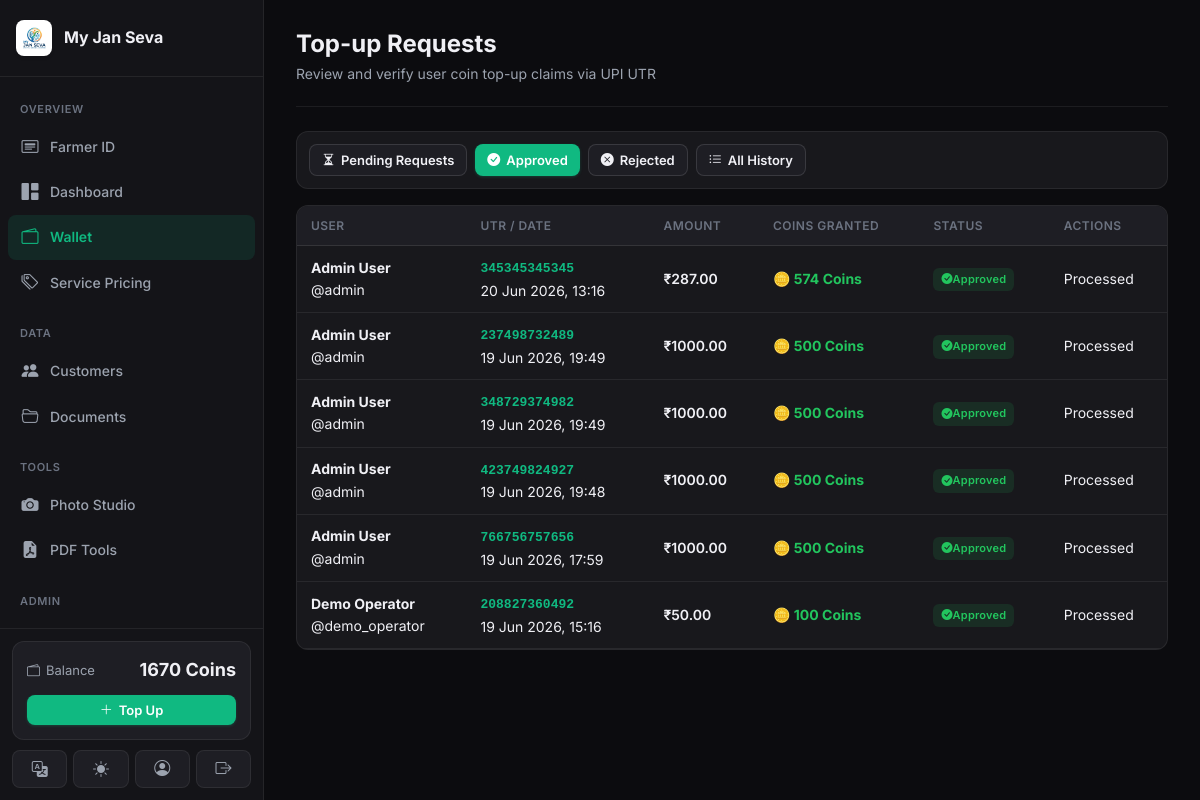
The page /wallet/admin/topups/?status=approved (signed in) on the database its author committed.
### apps/wallet/models.py (models this page shows, shortened)
class Wallet(models.Model):
    user = models.OneToOneField(settings.AUTH_USER_MODEL, on_delete=models.CASCADE, related_name='wallet')
    balance = models.DecimalField(max_digits=10, decimal_places=2, default=Decimal('0.00'))
    created_at = models.DateTimeField(auto_now_add=True)
    updated_at = models.DateTimeField(auto_now=True)

class TopUpRequest(models.Model):
    STATUS_CHOICES = [
        ('pending', 'Pending'),
        ('approved', 'Approved'),
        ('rejected', 'Rejected'),
    ]
    user = models.ForeignKey(settings.AUTH_USER_MODEL, on_delete=models.CASCADE, related_name='topup_requests')
    utr = models.CharField(max_length=12, unique=True)
    amount = models.DecimalField(max_digits=10, decimal_places=2)
    coins = models.PositiveIntegerField()
    status = models.CharField(max_length=10, choices=STATUS_CHOICES, default='pending')
    rejection_reason = models.TextField(blank=True, default='')
    created_at = models.DateTimeField(auto_now_add=True)
    updated_at = models.DateTimeField(auto_now=True)
    class Meta:
        ordering = ['-created_at']

### apps/accounts/models.py (models this page shows, shortened)
class CustomUser(AbstractUser):
    ROLE_CHOICES = [
        ('admin', 'Super Admin'),
        ('operator', 'Portal User / Operator'),
    ]
    role = models.CharField(max_length=20, choices=ROLE_CHOICES, default='operator')
    phone = models.CharField(max_length=15, blank=True)
    business_name = models.CharField(max_length=120, blank=True)
    city = models.CharField(max_length=80, blank=True)
    state = models.CharField(max_length=80, blank=True)
    address = models.TextField(blank=True)
    profile_photo = models.ImageField(upload_to='profiles/', blank=True, null=True)
    is_approved = models.BooleanField(default=True)
    created_at = models.DateTimeField(auto_now_add=True)
    updated_at = models.DateTimeField(auto_now=True)
    class Meta:
        verbose_name = 'User'
        verbose_name_plural = 'Users'
    @property
    def is_admin(self):
        return self.role == 'admin'

### apps/wallet/views.py (the view)
# urls.py: path('admin/topups/', views.admin_topup_requests, name='admin_topup_requests'),
@login_required
def admin_topup_requests(request):
    from django.core.exceptions import PermissionDenied
    if getattr(request.user, 'role', '') != 'admin':
        raise PermissionDenied("Only administrators can view this page.")
    status_filter = request.GET.get('status', 'pending')
    requests_query = TopUpRequest.objects.all().select_related('user')
    if status_filter != 'all':
        requests_query = requests_query.filter(status=status_filter)
    return render(request, 'wallet/admin_requests.html', {
        'page_title': 'Admin Top-up Requests',
        'topup_requests': requests_query,
        'current_filter': status_filter,
    })

### apps/core/context_processors.py (called while the page is built)
def site_settings(request):
    return {
        'SITE_NAME': 'My Jan Seva',
        'SITE_TAGLINE': 'Complete Document & ID Services Platform',
    }

### apps/pricing/context_processors.py (called while the page is built)
def service_prices(request):
    prices = cache.get('service_prices')
    if prices is None:
        prices = {s.slug: s for s in Service.objects.filter(is_active=True)}
        cache.set('service_prices', prices, 300)
    return {'service_prices': prices}

### apps/wallet/context_processors.py (called while the page is built)
def wallet_balance(request):
    if request.user.is_authenticated:
        try:
            balance = request.user.wallet.balance
        except Wallet.DoesNotExist:
            balance = 0
        return {'wallet_balance': balance}
    return {'wallet_balance': 0}

### templates/wallet/admin_requests.html (shortened to what this page needs)
{% extends "base.html" %}
{% block content %}
<div class="page-header">
  <div>
    <h1>Top-up Requests</h1>
    <div class="subtitle">Review and verify user coin top-up claims via UPI UTR</div>
  </div>
</div>
<div class="card mb-3" style="padding: 12px;">
  <div style="display: flex; gap: 8px; flex-wrap: wrap;">
    <a href="?status=pending" class="btn {% if current_filter == 'pending' %}btn-primary{% else %}btn-secondary{% endif %}" style="font-size: 13px; padding: 6px 12px;">
      <i class="bi bi-hourglass-split"></i> Pending Requests
    </a>
    <a href="?status=approved" class="btn {% if current_filter == 'approved' %}btn-primary{% else %}btn-secondary{% endif %}" style="font-size: 13px; padding: 6px 12px;">
      <i class="bi bi-check-circle-fill"></i> Approved
    </a>
    <a href="?status=rejected" class="btn {% if current_filter == 'rejected' %}btn-primary{% else %}btn-secondary{% endif %}" style="font-size: 13px; padding: 6px 12px;">
      <i class="bi bi-x-circle-fill"></i> Rejected
    </a>
    <a href="?status=all" class="btn {% if current_filter == 'all' %}btn-primary{% else %}btn-secondary{% endif %}" style="font-size: 13px; padding: 6px 12px;">
      <i class="bi bi-list-ul"></i> All History
    </a>
  </div>
</div>
<div class="card">
  {% if topup_requests %}
  <div class="table-wrapper">
    <table class="data-table">
      <thead>
        <tr>
          <th>User</th>
          <th>UTR / Date</th>
          <th>Amount</th>
          <th>Coins Granted</th>
          <th>Status</th>
          <th>Actions</th>
        </tr>
      </thead>
      <tbody>
        {% for r in topup_requests %}
        <tr>
          <td>
            <strong style="color:var(--text-primary);">{{ r.user.get_full_name|default:r.user.username }}</strong><br>
            <span class="text-xs text-secondary">@{{ r.user.username }}</span>
          </td>
          <td>
            <span style="font-family: monospace; font-size: 13px; font-weight: 600; color: var(--accent);">{{ r.utr }}</span><br>
            <span class="text-xs text-secondary">{{ r.created_at|date:"d M Y, H:i" }}</span>
          </td>
          <td style="font-weight: 600; color: var(--text-primary);">₹{{ r.amount }}</td>
          <td style="font-weight: 700; color: var(--success);">🪙 {{ r.coins }} Coins</td>
          <td>
            {% if r.status == 'pending' %}
              <span class="badge badge-warning"><i class="bi bi-hourglass-split"></i> Pending</span>
            {% elif r.status == 'approved' %}
              <span class="badge badge-success"><i class="bi bi-check-circle-fill"></i> Approved</span>
            {% endif %}
          </td>
          <td>
            {% if r.status == 'pending' %}
              <div class="d-flex gap-1">
                <a href="{% url 'wallet:admin_approve_topup' r.pk %}" class="btn btn-success btn-sm" style="padding: 4px 8px; font-size: 12px; display: inline-flex; align-items: center; gap: 4px;" onclick="return confirm('Approve this request and credit {{ r.coins }} coins to @{{ r.user.username }}?');">
                  <i class="bi bi-check-lg"></i> Approve
                </a>
                <button class="btn btn-danger btn-sm" style="padding: 4px 8px; font-size: 12px; display: inline-flex; align-items: center; gap: 4px;" onclick="openRejectionModal({{ r.pk }}, '{{ r.user.username }}', '{{ r.utr }}')">
                  <i class="bi bi-x-lg"></i> Reject
                </button>
              </div>
            {% else %}
              <span class="text-xs text-secondary">Processed</span>
            {% endif %}
          </td>
        </tr>
        {% endfor %}
      </tbody>
    </table>
  </div>
  {% else %}
  <div class="empty-state" style="padding: 40px;">
    <i class="bi bi-coin" style="font-size: 48px; color: var(--border);"></i>
    <p style="margin-top: 12px; color: var(--text-secondary);">No top-up requests found in this section.</p>
  </div>
  {% endif %}
</div>
{% endblock %}

### templates/base.html (shortened to what this page needs)
{% load static humanize %}
<!DOCTYPE html>
<html lang="en" data-theme="dark">
<head>
  <link rel="stylesheet" href="https://cdn.jsdelivr.net/npm/bootstrap-icons@1.11.3/font/bootstrap-icons.min.css">
  <link rel="stylesheet" href="{% static 'css/main.css' %}">
</head>
<body>
{% if user.is_authenticated %}
<div class="app-shell">
  <aside class="sidebar" id="sidebar">
    <div class="sidebar-top">
      <div class="sidebar-brand">
        <div class="sidebar-brand-icon" style="background: white; box-shadow: 0 2px 4px rgba(0,0,0,0.05);"><img src="{% static 'logo.png' %}" alt="Logo" style="width: 24px; height: 24px; object-fit: contain;"></div>
        <div class="sidebar-brand-text">
          <span class="sidebar-brand-name">My Jan Seva</span>
        </div>
      </div>
    </div>
    <nav class="sidebar-nav" id="sidebarNav">
      <div class="nav-group">
        <div class="nav-group-label">Overview</div>
        <a href="{% url 'id_cards:home' %}" class="nav-link {% if request.resolver_match.namespace == 'id_cards' %}active{% endif %}">
          <i class="bi bi-card-heading"></i><span>Farmer ID</span>
        </a>
        <a href="{% url 'dashboard:home' %}" class="nav-link {% if request.resolver_match.namespace == 'dashboard' %}active{% endif %}">
          <i class="bi bi-grid-1x2-fill"></i><span>Dashboard</span>
        </a>
        <a href="{% url 'wallet:dashboard' %}" class="nav-link {% if request.resolver_match.namespace == 'wallet' %}active{% endif %}">
          <i class="bi bi-wallet2"></i><span>Wallet</span>
        </a>
        <a href="{% url 'pricing:view_pricing' %}" class="nav-link {% if request.resolver_match.url_name == 'view_pricing' %}active{% endif %}">
          <i class="bi bi-tags"></i><span>Service Pricing</span>
        </a>
      </div>
      <div class="nav-group">
        <div class="nav-group-label">Data</div>
        <a href="{% url 'customers:list' %}" class="nav-link {% if request.resolver_match.namespace == 'customers' %}active{% endif %}">
          <i class="bi bi-people-fill"></i><span>Customers</span>
        </a>
        <a href="{% url 'documents:list' %}" class="nav-link {% if request.resolver_match.namespace == 'documents' %}active{% endif %}">
          <i class="bi bi-folder2-open"></i><span>Documents</span>
        </a>
      </div>
      <div class="nav-group">
        <div class="nav-group-label">Tools</div>
        <a href="{% url 'photo_studio:workspace' %}" class="nav-link {% if request.resolver_match.namespace == 'photo_studio' %}active{% endif %}">
          <i class="bi bi-camera-fill"></i><span>Photo Studio</span>
        </a>
        <a href="{% url 'pdf_workspace:home' %}" class="nav-link {% if request.resolver_match.namespace == 'pdf_workspace' %}active{% endif %}">
          <i class="bi bi-file-earmark-pdf-fill"></i><span>PDF Tools</span>
        </a>
      </div>
      {% if user.is_admin %}
      <div class="nav-group">
        <div class="nav-group-label">Admin</div>
        <a href="{% url 'pricing:list' %}" class="nav-link {% if request.resolver_match.namespace == 'pricing' %}active{% endif %}">
          <i class="bi bi-tags-fill"></i><span>Pricing</span>
        </a>
      </div>
      {% endif %}
    </nav>
    <div class="sidebar-footer">
      <div class="sidebar-wallet">
        <div class="sidebar-wallet-row">
          <span class="sidebar-wallet-label"><i class="bi bi-wallet2"></i> Balance</span>
          <span class="sidebar-wallet-amt">{{ wallet_balance|floatformat:0 }} Coins</span>
        </div>
        <a href="{% url 'wallet:topup' %}" class="btn btn-primary btn-sm btn-block">
          <i class="bi bi-plus-lg"></i> Top Up
        </a>
      </div>
      <div class="sidebar-actions">
        <button id="langToggleBtn" class="sidebar-action-btn" title="Switch Language / भाषा बदलें">
          <i class="bi bi-translate"></i>
        </button>
        <button id="themeToggleBtn" class="sidebar-action-btn" title="Toggle Theme">
          <i id="themeToggleIcon" class="bi bi-sun-fill"></i>
        </button>
        <a href="{% url 'accounts:profile' %}" class="sidebar-action-btn" title="Profile">
          <i class="bi bi-person-circle"></i>
        </a>
        <a href="{% url 'accounts:logout' %}" class="sidebar-action-btn sidebar-action-btn--danger" title="Logout">
          <i class="bi bi-box-arrow-right"></i>
        </a>
      </div>
    </div>
  </aside>
  <div class="main-area">
    <main class="page-body">
      {% block content %}{% endblock %}
    </main>
  </div>
</div>
{% else %}
  {% block auth_content %}{% endblock %}
{% endif %}
</body>
</html>

### rows shown on the page
Wallet: balance "1670"
TopUpRequest: user.get_full_name "Admin User", user.username "admin", utr "345345345345", created_at "20 Jun 2026, 13:16", amount "287.00", coins "574", status "approved" (drawn)
TopUpRequest: user.get_full_name "Admin User", user.username "admin", utr "237498732489", created_at "19 Jun 2026, 19:49", amount "1000.00", coins "500", status "approved" (drawn)
TopUpRequest: user.get_full_name "Admin User", user.username "admin", utr "348729374982", created_at "19 Jun 2026, 19:49", amount "1000.00", coins "500", status "approved" (drawn)
TopUpRequest: user.get_full_name "Admin User", user.username "admin", utr "423749824927", created_at "19 Jun 2026, 19:48", amount "1000.00", coins "500", status "approved" (drawn)
TopUpRequest: user.get_full_name "Admin User", user.username "admin", utr "766756757656", created_at "19 Jun 2026, 17:59", amount "1000.00", coins "500", status "approved" (drawn)
TopUpRequest: user.get_full_name "Demo Operator", user.username "demo_operator", utr "208827360492", created_at "19 Jun 2026, 15:16", amount "50.00", coins "100", status "approved" (drawn)
